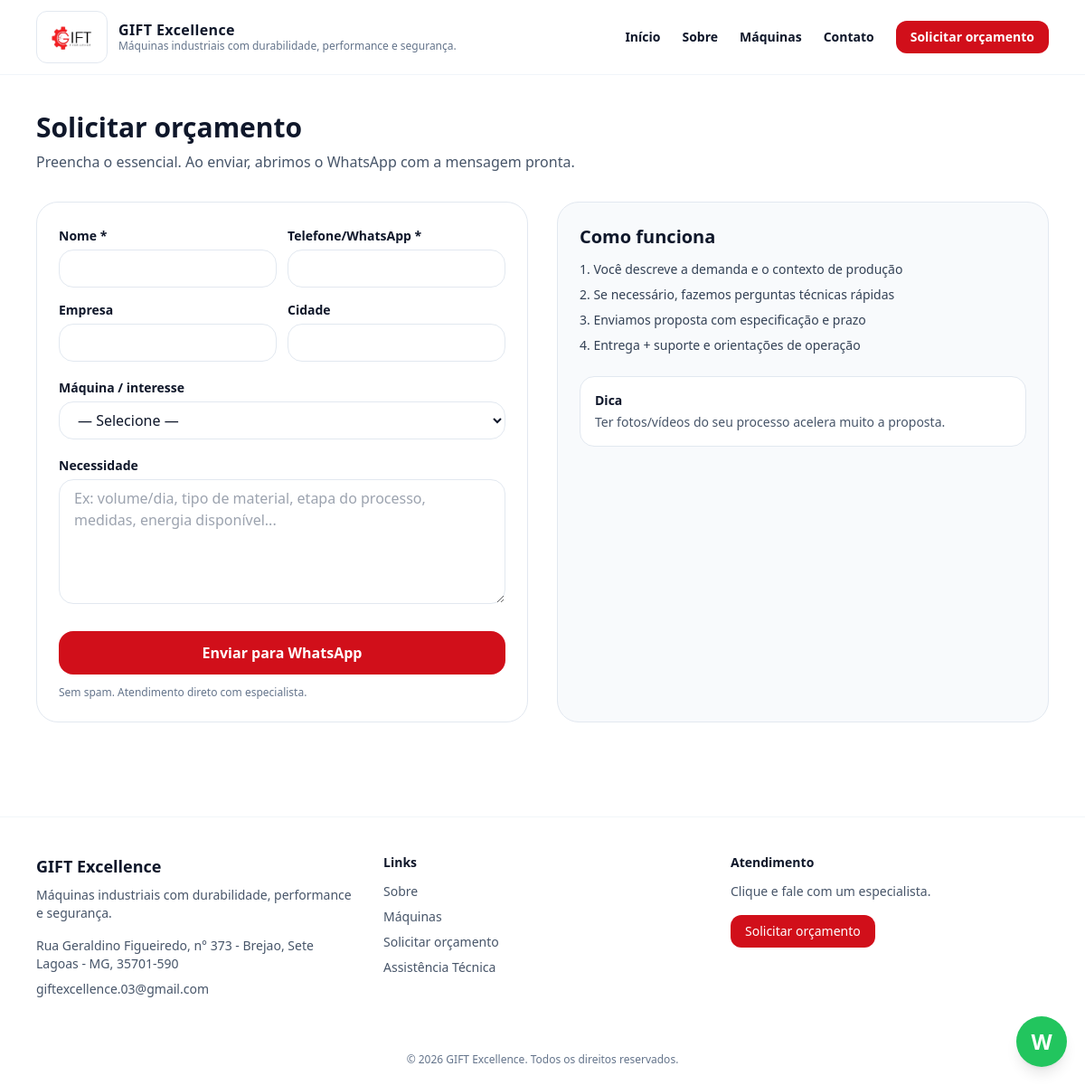
Page /solicitar-orcamento/ on the committed database.
### core/models.py (models this page shows, shortened)
class SiteSettings(models.Model):
    site_name = models.CharField(max_length=120, default="GIFT Excellence")
    site_tagline = models.CharField(max_length=200, blank=True)
    whatsapp_number = models.CharField(
        max_length=30,
        blank=True,
        help_text="Somente números com DDI. Ex: 5531999999999",
    )
    contact_phone = models.CharField(max_length=40, blank=True)
    contact_email = models.EmailField(blank=True)
    address_text = models.CharField(max_length=220, blank=True)
    google_maps_embed_url = models.URLField(blank=True)
    updated_at = models.DateTimeField(auto_now=True)
    class Meta:
        verbose_name = "Configurações do Site"
        verbose_name_plural = "Configurações do Site"
    @classmethod
    def get_solo(cls):
        obj, created = cls.objects.get_or_create(pk=1)
        return obj

### core/views.py (the view, shortened to what this page needs)
# urls.py: path("solicitar-orcamento/", views.request_quote, name="request_quote"),
def request_quote(request: HttpRequest) -> HttpResponse:
    machines = Machine.objects.all()
    return render(request, "core/request_quote.html", {"machines": machines})

### templates/core/request_quote.html (shortened to what this page needs)
{% extends "base.html" %}
{% block content %}
<section class="max-w-6xl mx-auto px-4 py-10">
  <h1 class="text-3xl font-black">Solicitar orçamento</h1>
  <p class="mt-2 text-slate-600">Preencha o essencial. Ao enviar, abrimos o WhatsApp com a mensagem pronta.</p>
  <form method="post" class="mt-8 grid lg:grid-cols-2 gap-8">
    <div class="p-6 rounded-3xl border border-slate-200 bg-white">
      <div class="grid sm:grid-cols-2 gap-3">
        <div>
          <label class="text-sm font-bold">Nome *</label>
          <input name="name" class="mt-1 w-full px-4 py-2 rounded-2xl border border-slate-200" required>
        </div>
        <div>
          <label class="text-sm font-bold">Telefone/WhatsApp *</label>
          <input name="phone" class="mt-1 w-full px-4 py-2 rounded-2xl border border-slate-200" required>
        </div>
        <div>
          <label class="text-sm font-bold">Empresa</label>
          <input name="company" class="mt-1 w-full px-4 py-2 rounded-2xl border border-slate-200">
        </div>
        <div>
          <label class="text-sm font-bold">Cidade</label>
          <input name="city" class="mt-1 w-full px-4 py-2 rounded-2xl border border-slate-200">
        </div>
      </div>
      <div class="mt-4">
        <label class="text-sm font-bold">Máquina / interesse</label>
        <select name="machine" class="mt-1 w-full px-4 py-2 rounded-2xl border border-slate-200 bg-white">
          <option value="">— Selecione —</option>
        </select>
      </div>
      <div class="mt-4">
        <label class="text-sm font-bold">Necessidade</label>
        <textarea name="need" rows="5" class="mt-1 w-full px-4 py-2 rounded-2xl border border-slate-200"
          placeholder="Ex: volume/dia, tipo de material, etapa do processo, medidas, energia disponível..."></textarea>
      </div>
      <button class="mt-6 w-full px-6 py-3 rounded-2xl btn-primary text-white font-black">
        Enviar para WhatsApp
      </button>
      <p class="mt-3 text-xs text-slate-500">
        Sem spam. Atendimento direto com especialista.
      </p>
    </div>
    <div class="p-6 rounded-3xl border border-slate-200 bg-slate-50">
      <div class="font-black text-xl">Como funciona</div>
      <ol class="mt-3 space-y-2 text-sm text-slate-700 list-decimal list-inside">
        <li>Você descreve a demanda e o contexto de produção</li>
        <li>Se necessário, fazemos perguntas técnicas rápidas</li>
        <li>Enviamos proposta com especificação e prazo</li>
        <li>Entrega + suporte e orientações de operação</li>
      </ol>
      <div class="mt-6 rounded-2xl bg-white border border-slate-200 p-4 text-sm">
        <div class="font-bold">Dica</div>
        <p class="mt-1 text-slate-600">
          Ter fotos/vídeos do seu processo acelera muito a proposta.
        </p>
      </div>
    </div>
  </form>
</section>
{% endblock %}

### templates/base.html (shortened to what this page needs)
{% load static %}
<!doctype html>
<html lang="pt-br">
<head>
  <script src="https://cdn.tailwindcss.com"></script>
</head>
<body class="bg-white text-slate-900">
  <header class="sticky top-0 z-50 bg-white/90 backdrop-blur border-b border-slate-100">
    <div class="max-w-6xl mx-auto px-4 py-3 flex items-center justify-between">
      <a href="{% url 'home' %}" class="flex items-center gap-3">
        <span class="inline-flex items-center justify-center rounded-xl border border-slate-200 bg-white p-2">
  <img src="{% static 'img/logo.png' %}" alt="{{ SITE_NAME }}" class="h-10 w-auto block" />
</span>
        <div class="leading-tight">
          <div class="font-black tracking-wide">{{ SITE_NAME }}</div>
          <div class="text-xs text-slate-500 hidden sm:block">{{ SITE_TAGLINE }}</div>
        </div>
      </a>
      <nav class="hidden md:flex items-center gap-6 text-sm font-semibold">
        <a class="hover:text-[var(--brand)]" href="{% url 'home' %}">Início</a>
        <a class="hover:text-[var(--brand)]" href="{% url 'about' %}">Sobre</a>
        <a class="hover:text-[var(--brand)]" href="{% url 'machines' %}">Máquinas</a>
        <a class="hover:text-[var(--brand)]" href="{% url 'contact' %}">Contato</a>
        <a class="px-4 py-2 rounded-xl text-white btn-primary" href="{% url 'request_quote' %}">Solicitar orçamento</a>
      </nav>
    </div>
  </header>
  {% block content %}{% endblock %}
  <footer class="mt-16 border-t border-slate-100">
    <div class="max-w-6xl mx-auto px-4 py-10 grid md:grid-cols-3 gap-8">
      <div>
        <div class="font-black text-lg">{{ SITE_NAME }}</div>
        <p class="mt-2 text-sm text-slate-600">{{ SITE_TAGLINE }}</p>
        <p class="mt-4 text-sm text-slate-600">{{ ADDRESS_TEXT }}</p>
        <p class="mt-2 text-sm text-slate-600">{{ CONTACT_EMAIL }}</p>
      </div>
      <div class="text-sm">
        <div class="font-bold">Links</div>
        <div class="mt-3 grid gap-2 text-slate-600">
          <a class="hover:text-[var(--brand)]" href="{% url 'about' %}">Sobre</a>
          <a class="hover:text-[var(--brand)]" href="{% url 'machines' %}">Máquinas</a>
          <a class="hover:text-[var(--brand)]" href="{% url 'request_quote' %}">Solicitar orçamento</a>
          <a class="hover:text-[var(--brand)]" href="/assistencia/">Assistência Técnica</a>
        </div>
      </div>
      <div class="text-sm">
        <div class="font-bold">Atendimento</div>
        <p class="mt-3 text-slate-600">Clique e fale com um especialista.</p>
        <a class="inline-flex mt-4 px-4 py-2 rounded-xl text-white btn-primary" href="{% url 'request_quote' %}">
          Solicitar orçamento
        </a>
      </div>
    </div>
    <div class="py-5 text-center text-xs text-slate-500">
      © {% now "Y" %} {{ SITE_NAME }}. Todos os direitos reservados.
    </div>
  </footer>
  {% if WHATSAPP_NUMBER %}
  <a href="https://wa.me/{{ WHATSAPP_NUMBER }}"
     class="fixed bottom-5 right-5 w-14 h-14 rounded-full bg-green-500 flex items-center justify-center shadow-lg hover:scale-105 transition"
     aria-label="WhatsApp">
    <span class="text-white text-2xl font-black">W</span>
  </a>
  {% endif %}
</body>
</html>

### templates/base.html (style rules this page uses)
:root { --brand:#d10f1a; --brand2:#9b0b12; --ink:#0b0f14; }
.btn-primary { background:var(--brand); }

### rows in the picture
SiteSettings: site_name "GIFT Excellence", address_text "Rua Geraldino Figueiredo, n° 373 - Brejao, Sete Lagoas - MG, 35701-590", contact_email "giftexcellence.03@gmail.com"

### other values in the picture
{{ SITE_TAGLINE }} "Máquinas industriais com durabilidade, performance e segurança."
